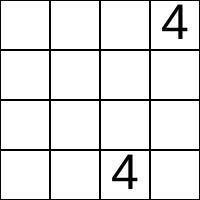
Frame 1 (no input)
Frame 60 (no input): identical to frame 1, image omitted
Frame 120 (the mouse pressed at the canvas centre since frame 60): identical to frame 1, image omitted

The p5.js sketch that drew this single still picture (run headless with seeded random() and noise() and a simulated clock; from frame 60 on, the mouse is pressed at the canvas centre):

// p5.js sketch
// ── sketch.js

let grid;

let wid = 200;

function setup() {
  createCanvas(wid, wid);


  grid = [
    [0, 0, 0, 0],
    [0, 0, 0, 0],
    [0, 0, 0, 0],
    [0, 0, 0, 0],
  ];
  
  //console.table(grid);
  addNumber();
  addNumber();
  //console.table(grid);

}

function addNumber(){
  let options = [];
  for (let i = 0; i < 4; i++){
    for(let j = 0; j < 4; j++){
      if (grid[i][j] === 0){
        options.push({
          x:i,
          y: j
        });
      }
    }
  }
  if (options.length > 0);
  let spot = random(options);
  let r = random(1);

  grid[spot.x][spot.y] = r > 0.5 ? 2 : 4;

};

function draw() {
  background(255);
  drawGrid();

}

function slide(row) {
  let arr = row.filter(val => 0);
  let missing = 4 - arr.lenght;
  var z = Array(missing).fill(0);
  arr.concat(z);
  return arr;
}



function drawGrid() {
  let w = wid/4;
  for (let i = 0; i < 4; i++){
    for(let j = 0; j < 4; j++){
      noFill();
      strokeWeight(2);
      stroke(0);
      rect(i*w, j*w, w, w);
      let val = grid[i][j];
      if (grid[i][j] !==0){
        textAlign(CENTER, CENTER);
        textSize(50);
        fill(0);
        noStroke();
        text(val, i * w + (w / 2), j * w + (w / 2));
      }
    }
  }
}
